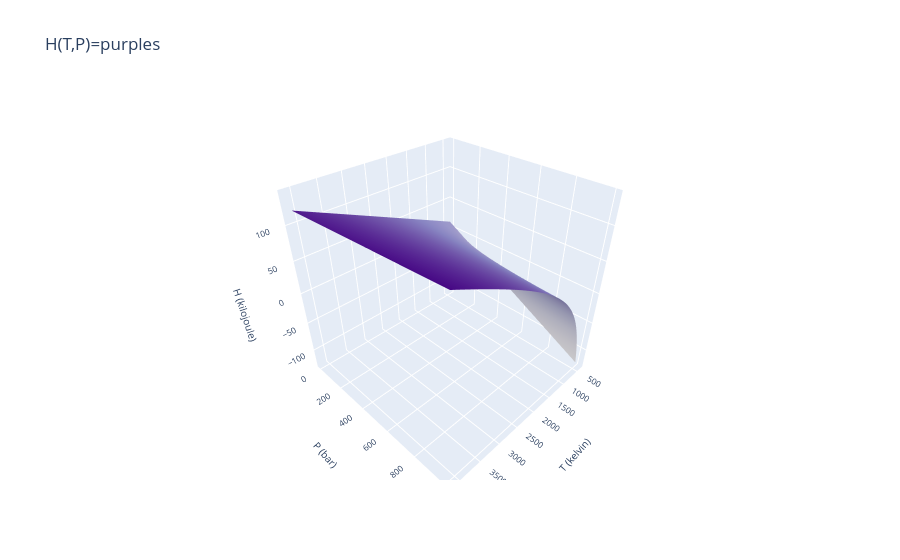

The notebook cell this image was saved under:
### Markdown cell above
### Comparing to an analytical result
In the cell below, use Eq. 3 to predict the inversion temperature for our gas (you'll have to convert to degrees kelvin).

### Code cell
### BEGIN SOLUTION
T_inv = 2*a/(R*b)
print(T_inv)
T_inv.ito('K')
print(T_inv)

# Not part of the solution, but calculating mu_T from experimental results
n = AssignQuantity(1,'mol')
R = AssignQuantity(8.314,'J/(mol K)')
Cp = 7/2*R*n
mu_JT = AssignQuantity(1,'K/bar'); print('mu_JT =', mu_JT)
mu_J = -Cp*mu_JT
mu_J.ito('L')
print('mu_T =', mu_J)

# Not part of the solution, but for presentation
abfactor = 8
a_display = a*abfactor
b_display = b*abfactor
T_min = T_inv*.2
T_max = T_inv*2
P_min = 1
P_max = 1000
number_of_temperatures = 200
number_of_pressures = 201

Tgrid,Pgrid = PL.Statespace([T_min, T_max, number_of_temperatures],[P_min, P_max, number_of_pressures])
Tgrid = AssignQuantity(Tgrid,'K')
Pgrid = AssignQuantity(Pgrid,'bar')

# Calculate H(T,P) for the gas
f_intermolecular = Pgrid*(b_display-2*a_display/(R*Tgrid))
H = (5/2*R*Tgrid + 2/2*R*Tgrid +f_intermolecular)*n

# Convert H to kJ
H.ito('kJ')

# Graphing as a thermodynamic surface
xlabel = 'T ('+str(Tgrid.units)+')'
ylabel = 'P ('+str(Pgrid.units)+')'
zlabel = 'H ('+str(H.units)+')'
llist = [xlabel,ylabel,zlabel]
PL.plot_surface1(Tgrid, Pgrid, H, color='purple', title='H(T,P)',labellist=llist).show() 

# Graph it as a contour plot
plt.figure()
plt.grid(True)
plt.contour(Tgrid, Pgrid, H,linestyles='solid', linewidths=3)
plt.xlabel(xlabel)
plt.ylabel(ylabel)

### END SOLUTION

### Figure 1 — Plotly figure (JSON) as saved in the notebook; plotly's stock layout.template omitted (floating-point values rounded to 4 significant figures; data arrays with more than 128 entries replaced by an {"elided": "..."} marker saying what was removed)
{"data": [{"colorscale": [[0, "rgb(252,251,253)"], [0.125, "rgb(239,237,245)"], [0.25, "rgb(218,218,235)"], [0.375, "rgb(188,189,220)"], [0.5, "rgb(158,154,200)"], [0.625, "rgb(128,125,186)"], [0.75, "rgb(106,81,163)"], [0.875, "rgb(84,39,143)"], [1, "rgb(63,0,125)"]], "showscale": false, "type": "surface", "x": {"elided": "200x201 float values"}, "y": {"elided": "200x201 float values"}, "z": {"elided": "200x201 float values"}}], "layout": {"autosize": true, "scene": {"xaxis": {"tickfont": {"size": 10}, "title": {"font": {"size": 10}, "text": "T (kelvin)"}}, "yaxis": {"tickfont": {"size": 10}, "title": {"font": {"size": 10}, "text": "P (bar)"}}, "zaxis": {"tickfont": {"size": 10}, "title": {"font": {"size": 10}, "text": "H (kilojoule)"}}}, "title": {"text": "H(T,P)=purples "}, "yaxis": {"automargin": true}}}
